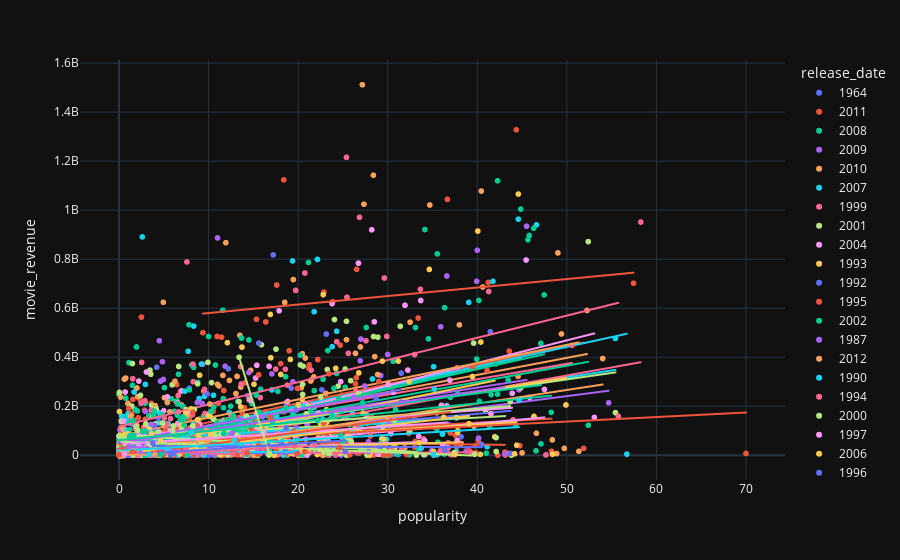

Notebook cell for this chart:
### Code cell
import plotly.express as px
fig = px.scatter(merged_df, x="popularity", y="movie_revenue", color='release_date', trendline="ols")
fig.show()
